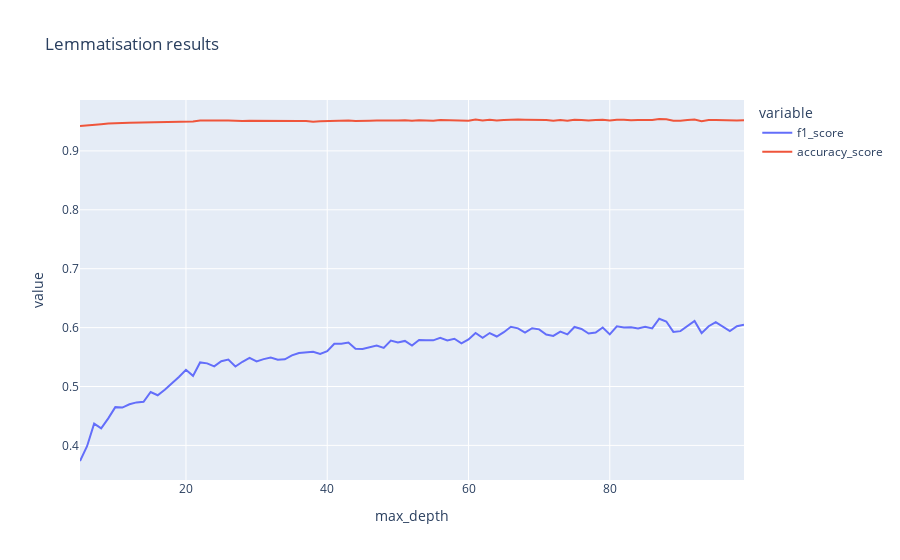

The cell this chart's notebook holds for it:
### Code cell
import plotly.express as px


fig = px.line(df, x="max_depth", y= ["f1_score", "accuracy_score"], title="Lemmatisation results")
fig.show()
